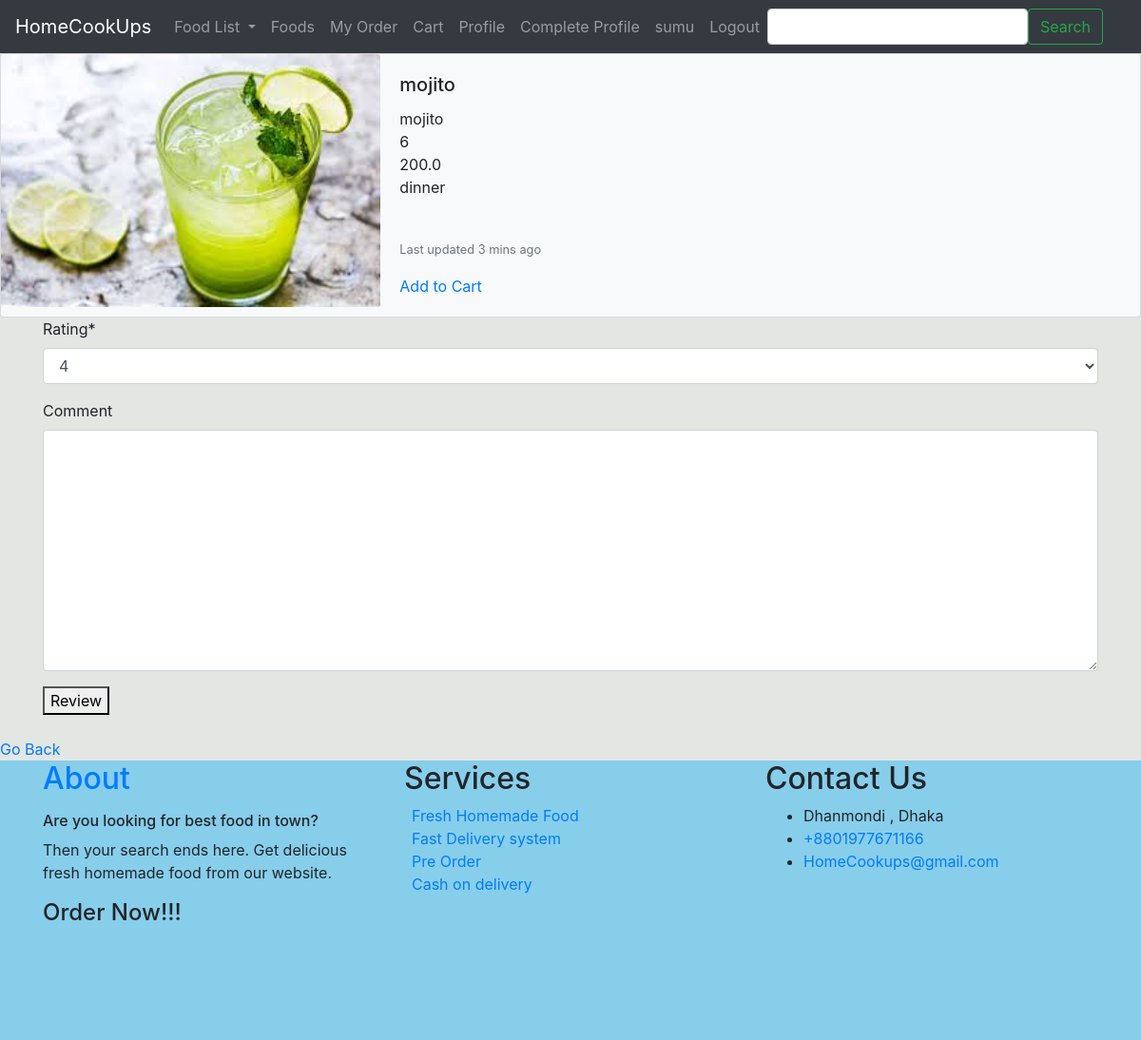
Before: /review/6 (signed in) with the older database file.
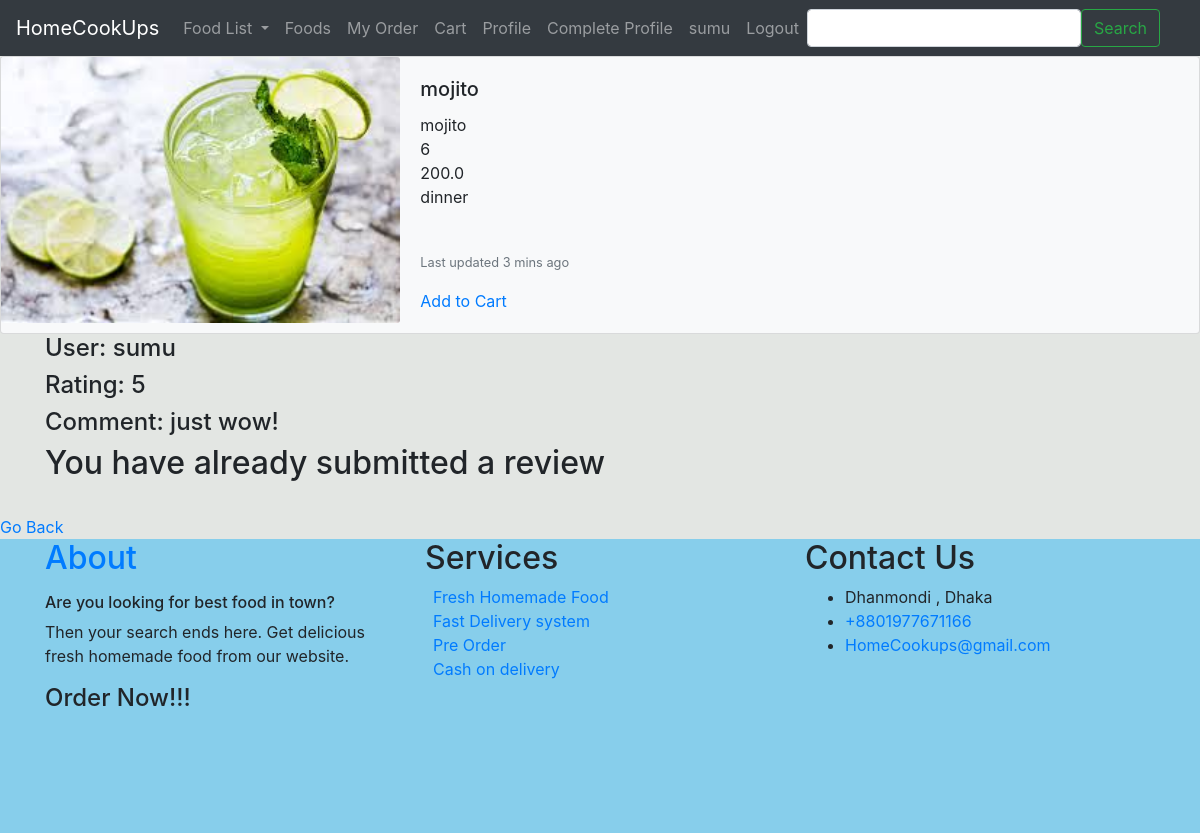
After: the same page with the newer database file.
### FoodManagement/models.py (models this page shows)
class Review(models.Model):
    RATING_OPTIONS = (
        ('1', '1'),
        ('2', '2'),
        ('3', '3'),
        ('4', '4'),
        ('5', '5')
    )
    rating = models.CharField(max_length=10, choices = RATING_OPTIONS, default='4')
    comment = models.TextField(blank=True, null=True)
    user = models.ForeignKey(User, on_delete=models.CASCADE, null=True, blank=True)
    def __str__(self):
        return self.rating

### FoodManagement/views.py (the view, shortened to what this page needs)
# urls.py: path('review/<int:food_id>', food_views.review_after_complete, name='review'),
@login_required
def review_after_complete(request, food_id):
    already_reviewed = False
    searched_food = get_object_or_404(Food, id=food_id)
    user_list = searched_food.reviews.filter(user=request.user)
    print(user_list, len(user_list))
    if len(user_list) != 0:
        already_reviewed = True
    form = ReviewForm()
    context = {
        'search': searched_food,
        'form': form,
        'already_reviewed': already_reviewed
    }
    return render(request, 'FoodManagement/detail_product_view_review.html', context)

### FoodManagement/forms.py
class ReviewForm(forms.ModelForm):
    class Meta:
        model = Review
        fields = ('rating', 'comment')

### templates/FoodManagement/detail_product_view_review.html (shortened to what this page needs)
{% extends 'customer_base.html' %}
{% load crispy_forms_tags %}
{% block content  %}
        <div class="card bg-light mb-2`" >
          <div class="row no-gutters">
            <div class="col-md-4">
              <img src="{{ search.Food_Image.url }}" class="card-img" alt="...">
            </div>
            <div class="col-md-8">
              <div class="card-body">
                <h5 class="card-title">{{ search.Food_Name}}</h5>
                <p class="card-text">
                    {{ search.Food_Name }} <br>
                    {{ search.id }} <br>
                    {{ search.Food_Price}} <br>
                    {{ search.Food_Category }} <br>
                    {{ search.Food_Desc }} <br>
                </p>
                <p class="card-text"><small class="text-muted">Last updated 3 mins ago</small></p>
                  <a href="{% url 'update-cart' search.id  %}" >Add to Cart</a>
              </div>
            </div>
          </div>
        </div>
    <div class="container">
        {% for review in search.reviews.all %}
           <h4>User: {{ review.user.username }}</h4>
            <h4>Rating: {{ review.rating }}</h4>
            <h4>Comment: {{ review.comment }}</h4>
        {% endfor %}
    </div>
    <div class="container">
        {% if already_reviewed == False %}
        <form method="POST">
            {{ form | crispy }}
            <button type="submit">Review</button>
        </form>
        {% else %}
            <h2>You have already submitted a review</h2>
        {% endif %}
    </div>
{% endblock content %}

Changed rows visible on the page:
added Review: user.username "sumu", rating "5", comment "just wow!"
Other visible differences:
form field rating: "4" → (not shown)
text no longer shown: "Rating * Comment Review"
text now shown: "You have already submitted a review"
